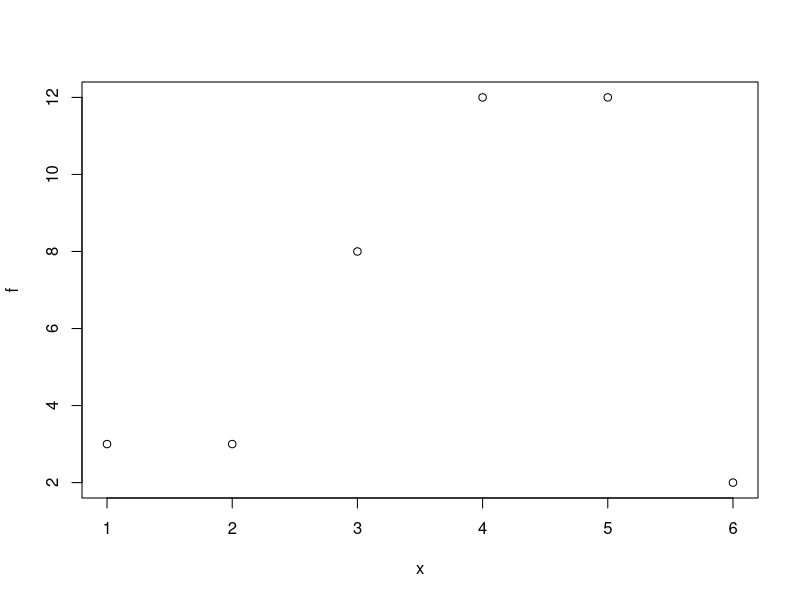
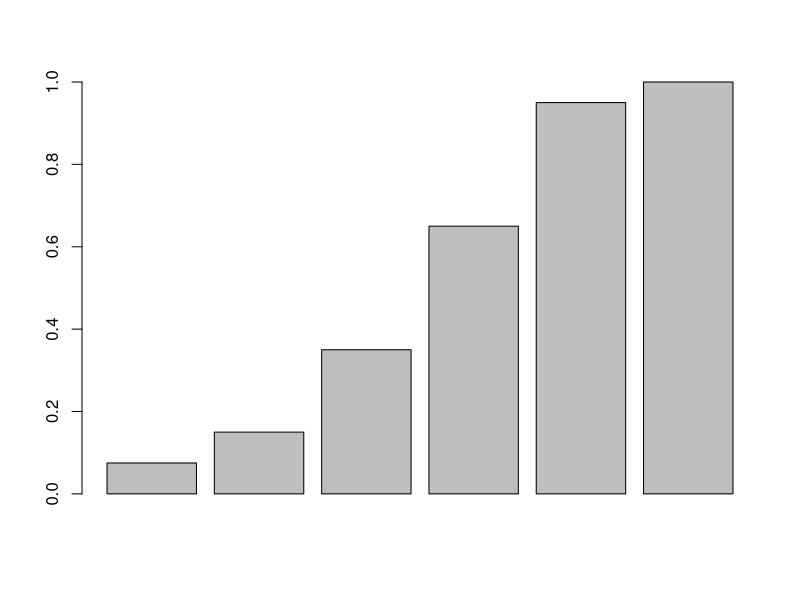
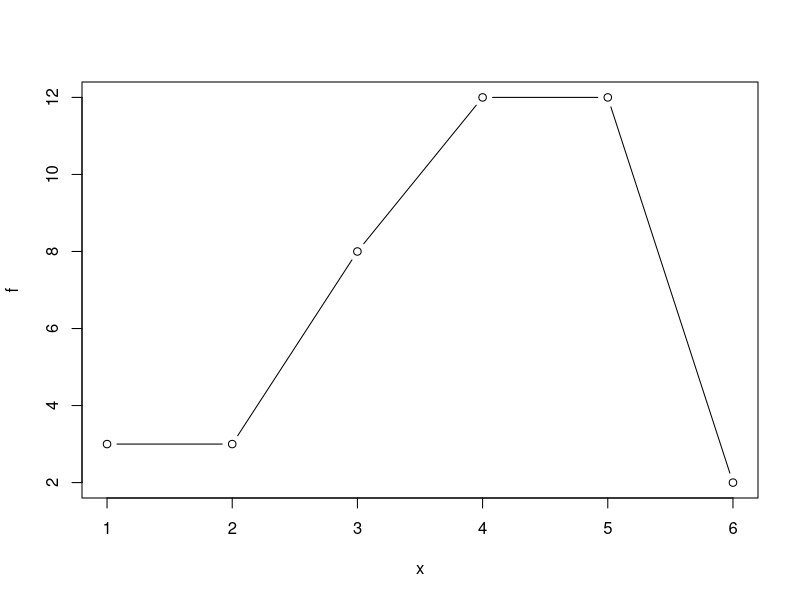
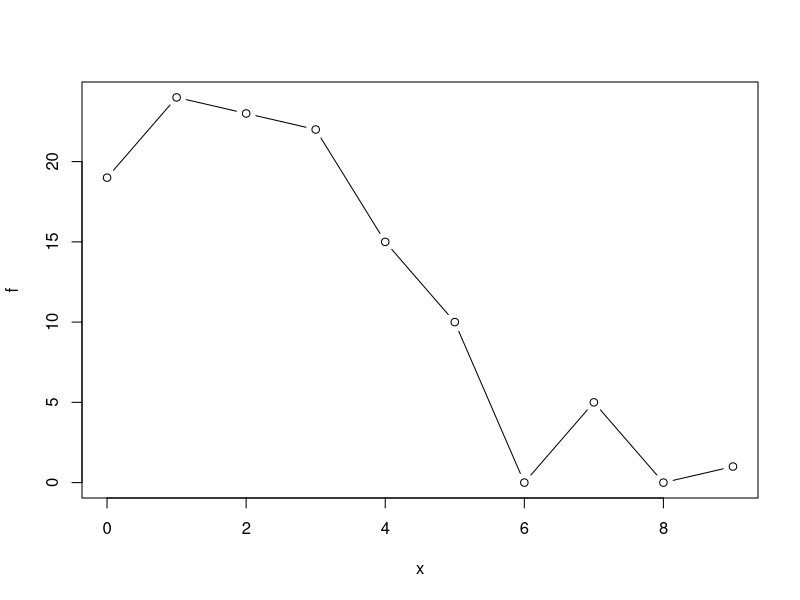

Here is the R script that generated these plots, in order:
# HW 2 notes

# problem 1

# problem 2
# use freq (f) times median (m)
# page 75
# ex 2.28

# 2c
# Kth percentile
# formula on pg 89


# problem 3
# A culture contains 1,400 bacteria. The bacteria grow to 2,100 in 10 hours. What is the rate at which the bacteria grow per hour to the nearest tenth of a percent?

# geometric growth!
a_naught = 1400
a_n = 2100
((a_n/a_naught) ^ (1/10) - 1) * 100

# 4
# z score
# example 2.35


# Problem 5
# use x*f/n

x <-seq(1:6)
f <- c(3,3,8,12,12,2)

x*f

sum(x*f)

mean <- sum(x*f)/sum(f)


sqrt(sum((x-mean)^2)/(sum(f)-1))
# not working because frequency data

sqrt(sum(f*(x-mean)^2)/(sum(f)-1))
# aha!

plot(x,f)

# part d

f <- c(3,3,8,12,12,2)
relfreq <- f/sum(f)

cum_freqs <- cumsum(relfreq)

barplot(cum_freqs)


# e
sum(f)
sum(f)/4
# in the table, 10 values form bottom is 3

# f
sum(f)/2
# count up sum(f)/2, so it's 4

# h -  What percent of the students owned at least five pairs? (Round your answer to one decimal place.)
# total of category 5 and 6 = 14
14 / sum(f)

# i-  Find the 40th percentile
.4 * 40
# 16, so 16th number from bottom, so: 4

# j - Find the 40th percentile
.9 * 40
#36, so 36th from bottom, so 5

# k
x <- seq(1:6)
plot (x,f, type='b')




# Problem 6
#  One hundred teachers attended a seminar on mathematical problem solving. The attitudes of representative sample of 12 of the teachers were measured before and after the seminar. A positive number for change in attitude indicates that a teacher's attitude toward math became more positive. The twelve change scores are as follows.

scores <- c(4, 8, -1, 1, 0, 4, -3, 2, -1, 5, 4, -2)

# part A -What is the mean change score?
mean(scores)
1.75


# part B - What is the standard deviation for this sample?

sd(scores)
3.30633
round(sd(scores),2)
3.31


# part C - What is the median change score?
median(scores)
1.5

# part D - Find the change score that is 2.2 standard deviations below the mean.

mean(scores) - 2.2*sd(scores)
-5.5


# Problem 7
#  In a recent issue of the IEEE Spectrum, 84 engineering conferences were announced. Four conferences lasted two days. Thirty-six lasted three days. Eighteen lasted four days. Nineteen lasted five days. Four lasted six days. One lasted seven days. One lasted eight days. One lasted nine days. Let X = the length (in days) of an engineering conference.

# part A
# fill in the raw frequencies
# Four conferences lasted two days. Thirty-six lasted three days. Eighteen lasted four days. Nineteen lasted five days. Four lasted six days. One lasted seven days. One lasted eight days. One lasted nine days

f <- c(4,36,18,19,4,1,1,1)
days <- seq(2,9)

sum(f) # total obs

f/sum(f)

round(f/sum(f),4) # rel freqs

rel_freq <- round(f/sum(f),4)

cumsum(rel_freq) # cum freqs

# Part B

# Find the median (in days).
# find index of median

sum(f) # total obs
sum(f)/2 # median index

# Count up from bottom
# ----> 4 days

# Find the first quartile (in days).
sum(f)/4 # total obs

# Count up from bottom
# ----> 3 days


# Find the third quartile (in days).
sum(f)/4 * 3 # total obs

# Count up from bottom
4 + 36 + 18 + 19
# ----> 5 days


# Part C
# Find the 55th percentile (in days).
sum(f)/100 # one percentile

sum(f)/100 * 55 # 55th %ile
sum(f) * .55 # 55th %ile
46.2 # count up...

# 4 days

# Part D
# Find the 40th percentile (in days).

sum(f) * .4

33.6 # count up
f
cumsum(f)
# 3 days



# Part E
# Find the 40th percentile (in days).
# The middle 50% of the conferences

# IQR
# Can't just use IQR, because we don't have a dataset..
# count up and down 1Q from Median
# ALREADY DID THAT:

# Q1 (in days).
sum(f)/4 # Count up --> 3 days

# Q3 (in days).
sum(f)/4 * 3 # Count up --> 5 days

# so IQR is between 3 and 5
# test that

36 + 18 + 19 # 73 in IQR
sum(f) # 84 total

# yup!


# Part F
# Calculate the sample mean (in days).

# Oooh! What's the "sample mean"?
days <- seq(2,9)

f * days
sum(f * days) # the TOTAL
total <- sum(f * days)
n <- sum(f)

total / n
round(total / n, 2)
3.94

# Part G
# Calculate the sample standard deviation

# How to calculate sd with binned Freq data
# data in bins
# frequency of bins
# find mean
# calc deviations for each bin
# calc squared deviations for each bin
# calc freq * sq. dev for each bin
# sum
# normalize (by N (for pop) or n-1 (for sample))
# SQRT

# deviations
days - mean

# squared deviations
(days - mean)^2

# freq TIMES squared deviations
f * (days - mean)^2

# sum that
sum (f * (days - mean)^2)

# variance
var <- sum (f * (days - mean)^2) / ( n - 1 )

# standard deviation
sqrt(var)

# Part H
# Find the mode
# most common
3 #days





# Problem 8
# given data
x <-seq(0,6)
f <- c(3,13,31,29,11,8,5)

# first, find standard deviation
n <- sum(f)
tot <- sum(f*x)
mean <- tot / n
devs <- x - mean
sq_devs <- devs^2
sqf <- sq_devs * f
var <- sum(sqf) / (n-1)
sdev <- sqrt(var)

# NOW - Find the number that is 1.5 standard deviations BELOW the mean.
mean - 1.5 * sdev






# Problem 9

# given data
# watch out for zeros!
x <-seq(0,9)
f <- c(19,24,23,22,15,10,0,5,0,1)

# Part A - find IQR
sum(f)/2 # index of median
59.2

cumsum(f) # find median: 3rd bin...
x[3]
# median = 2 books


# find Q1 index
sum(f)/4
cumsum(f) # find Q1: 2nd bin...
x[2]
# Q1 = 1 book

# find Q3 index
sum(f)/4 * 3
cumsum(f) # find Q3: 5th bin...
x[5]
# Q3 = 4 books

# find IQR: Q3 - Q1
x[5] - x[2]
4 - 1

# Part A

# IQR method for finding outliers
# 1.5 * IQR
# see Example 2.14

# below Q1 - 1.5*IQR
1 - 1.5* 3
# nope

# above Q3 + 1.5*IQR
4 + 1.5*3
# 8.5, so yes, 9 is an outlier


# Part C
# Are any data values further than two standard deviations away from the mean?
# given data
x <-seq(0,9)
f <- c(19,24,23,22,15,10,0,5,0,1)

# first, find standard deviation
n <- sum(f)
tot <- sum(f*x)
mean <- tot / n
devs <- x - mean
sq_devs <- devs^2
sqf <- sq_devs * f
var <- sum(sqf) / (n-1)
sdev <- sqrt(var)

# any below?
mean - 2 * sdev
# nope

# any above?
mean + 2 * sdev
# yes, everything above 6.22

# shape of data
plot(x,f, type='b')


# best measure of center?
mean
# med = 2
